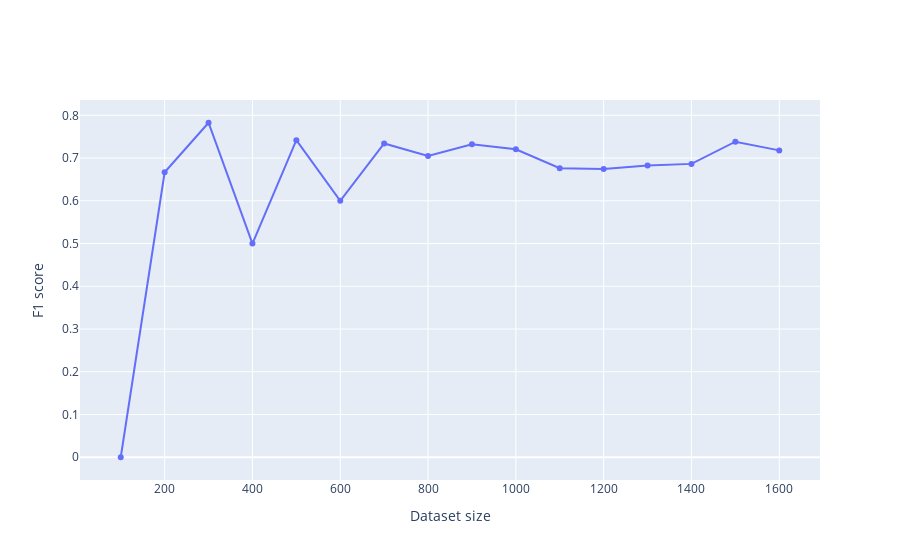

The code cell stored with this chart in its notebook:
### Code cell
from visualization.lr_visualizer import visualize_error
from similarities.cos_similarity import COSSimilarity
visualize_error('filtered.csv', COSSimilarity(vectorized=True))

### Figure 1 — Plotly figure (JSON) as saved in the notebook; plotly's stock layout.template omitted (floating-point values rounded to 4 significant figures)
{"data": [{"mode": "lines+markers", "type": "scatter", "x": [100, 200, 300, 400, 500, 600, 700, 800, 900, 1000, 1100, 1200, 1300, 1400, 1500, 1600], "y": [0, 0.6667, 0.7826, 0.5, 0.7419, 0.6, 0.7342, 0.7048, 0.7321, 0.7206, 0.6761, 0.6746, 0.6826, 0.6864, 0.7383, 0.7179]}], "layout": {"xaxis": {"title": {"text": "Dataset size"}}, "yaxis": {"title": {"text": "F1 score"}}}}
